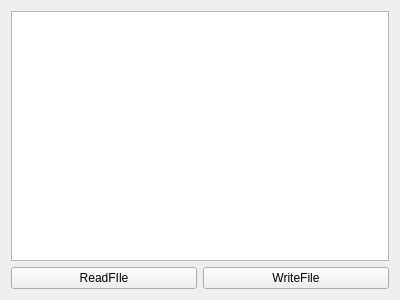
<?xml version="1.0" encoding="UTF-8"?>
<ui version="4.0">
 <class>Widget</class>
 <widget class="QWidget" name="Widget">
  <property name="geometry">
   <rect>
    <x>0</x>
    <y>0</y>
    <width>400</width>
    <height>300</height>
   </rect>
  </property>
  <property name="windowTitle">
   <string>Widget</string>
  </property>
  <layout class="QGridLayout" name="gridLayout">
   <item row="0" column="0" colspan="2">
    <widget class="QTextEdit" name="textEdit"/>
   </item>
   <item row="1" column="0">
    <widget class="QPushButton" name="readFile">
     <property name="text">
      <string>ReadFIle</string>
     </property>
    </widget>
   </item>
   <item row="1" column="1">
    <widget class="QPushButton" name="writeFile">
     <property name="text">
      <string>WriteFile</string>
     </property>
    </widget>
   </item>
  </layout>
 </widget>
 <layoutdefault spacing="6" margin="11"/>
 <resources/>
 <connections/>
</ui>
